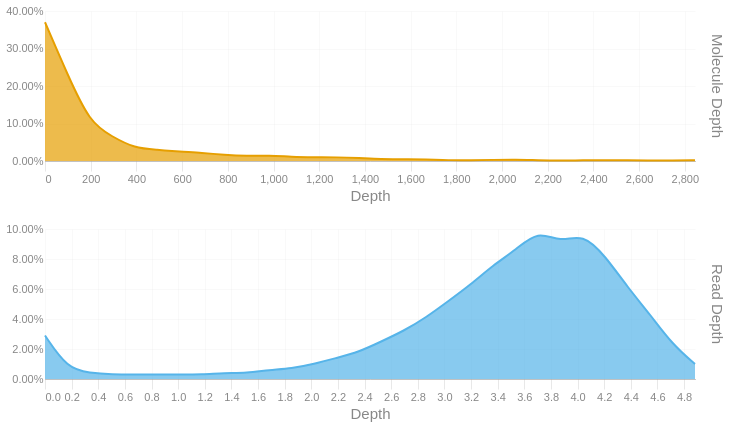

Notebook cell for this chart:
### Code cell
readdep = depth_hist(tb['Read Depth'], q99, 3)
readdep = readdep.with_columns(pl.lit('Read Depth').alias('Metric'))
if not SKIPLR:
    moldep = depth_hist(tb['Molecule Depth'], mol_q99, 1)
    moldep = moldep.with_columns(pl.lit('Molecule Depth').alias('Metric'))
    _hist = pl.concat([readdep, moldep])
    _hist = _hist.filter(pl.col('Proportion') != 0)
    with SafeRender(_hist):
        (
            alt.Chart(_hist)        
            .mark_area(interpolate = "basis")
            .encode(
                x=alt.X('Bin:Q').scale(domainMin=0).axis(alt.Axis(title='Depth')),
                y = alt.Y('Proportion:Q', title = None).axis(format = '.2%'),
                color = alt.Color('Metric:N').legend(None),
                row = alt.Row("Metric:N").header(title = None, labelOrient = 'right'),
                tooltip = [
                    alt.Tooltip("Metric:N", title = "Metric"),
                    alt.Tooltip('Interval:N', title = "Depth Interval"),
                    alt.Tooltip('Proportion:Q', title = "% Alignments").format('.2%')
                ]
            )
            .resolve_scale(x='independent', y='independent')
            .properties(
                height = 150, width = 650,
                usermeta={'embedOptions': {'downloadFileName': f'{samplename}.depth.hist'}}
            )
        ).display()
else:
    readdep = readdep.filter(pl.col('Proportion') != 0)
    with SafeRender(readdep):
        (
            alt.Chart(readdep)        
            .mark_area(interpolate = "basis")
            .encode(
                x=alt.X('Bin:Q').scale(domainMin=0).axis(alt.Axis(title='Depth')),
                y = alt.Y('Proportion:Q', title = None).axis(format = '.2%'),
                tooltip = [
                    alt.Tooltip('Interval:N', title = "Depth Interval"),
                    alt.Tooltip('Proportion:Q', title = "% Alignments").format('.2%')
                ]
            )
            .properties(
                usermeta={'embedOptions': {'downloadFileName': f'{samplename}.depth.hist'}}
            )
        ).display()

### Figure 1 — Vega-Lite specification as saved in the notebook (floating-point values rounded to 4 significant figures)
{"width": 650, "height": 150, "config": {"title": {"anchor": "start", "dy": -15, "fontSize": 18, "color": "#888888", "subtitleColor": "#888888", "subtitleFontSize": 14}, "arc": {"fill": "#0072B2"}, "axis": {"domainColor": "#888888", "domainWidth": 0.5, "gridWidth": 0.2, "grid": false, "titleFontWeight": 400, "titleFontSize": 15, "labelFontSize": 11, "labelColor": "#888888", "tickColor": "#888888", "tickWidth": 0.2, "titleColor": "#888888"}, "axisBand": {"grid": false}, "axisX": {"grid": true, "tickSize": 10, "domainCap": "round"}, "axisY": {"domain": false, "grid": true, "tickSize": 0, "domainCap": "round"}, "background": "transparent", "header": {"labelFontSize": 15, "labelColor": "#888888", "titleFontSize": 15, "titleFontWeight": 600, "titleColor": "#888888"}, "legend": {"labelFont": "sans-serif", "labelFontSize": 12, "labelColor": "#888888", "symbolSize": 100, "symbolType": "circle", "titleFontSize": 12, "titlePadding": 10, "titleColor": "#888888", "title": null}, "range": {"category": ["#E69F00", "#56B4E9", "#009E73", "#F0E442", "#0072B2", "#D55E00", "#CC79A7", "#000000"], "diverging": ["#cfe8f3", "#a2d4ec", "#73bfe2", "#46abdb", "#1696d2", "#12719e"]}, "area": {"fill": "#0072B2", "fillOpacity": 0.7, "line": true, "strokeOpacity": 0.7}, "line": {"color": "#0072B2", "stroke": "#0072B2", "strokeWidth": 2}, "trail": {"color": "#0072B2", "stroke": "#0072B2", "strokeWidth": 0, "size": 1}, "point": {"filled": true, "fillOpacity": 1.0, "size": 95}, "text": {"color": "#888888", "fontSize": 11, "align": "right", "fontWeight": 400, "size": 11}, "bar": {"fill": "#0072B2", "stroke": null}, "view": {"stroke": null, "continuousWidth": 660, "continuousHeight": 400}}, "data": {"name": "data-294200729afeae19b578df8c8925a709"}, "mark": {"type": "area", "interpolate": "basis"}, "encoding": {"color": {"field": "Metric", "legend": null, "type": "nominal"}, "row": {"field": "Metric", "header": {"title": null, "labelOrient": "right"}, "type": "nominal"}, "tooltip": [{"field": "Metric", "title": "Metric", "type": "nominal"}, {"field": "Interval", "title": "Depth Interval", "type": "nominal"}, {"field": "Proportion", "format": ".2%", "title": "% Alignments", "type": "quantitative"}], "x": {"axis": {"title": "Depth"}, "field": "Bin", "scale": {"domainMin": 0}, "type": "quantitative"}, "y": {"axis": {"format": ".2%"}, "field": "Proportion", "title": null, "type": "quantitative"}}, "resolve": {"scale": {"x": "independent", "y": "independent"}}, "usermeta": {"embedOptions": {"downloadFileName": "S3_Annapolis_039.depth.hist"}}, "$schema": "https://vega.github.io/schema/vega-lite/v6.1.0.json", "datasets": {"data-294200729afeae19b578df8c8925a709": [{"Bin": 0.0, "Interval": "0.0-0.168", "Proportion": 0.029, "Metric": "Read Depth"}, {"Bin": 0.168, "Interval": "0.168-0.337", "Proportion": 0.007, "Metric": "Read Depth"}, {"Bin": 0.337, "Interval": "0.337-0.505", "Proportion": 0.004, "Metric": "Read Depth"}, {"Bin": 0.505, "Interval": "0.505-0.673", "Proportion": 0.003, "Metric": "Read Depth"}, {"Bin": 0.673, "Interval": "0.673-0.842", "Proportion": 0.003, "Metric": "Read Depth"}, {"Bin": 0.842, "Interval": "0.842-1.01", "Proportion": 0.003, "Metric": "Read Depth"}, {"Bin": 1.01, "Interval": "1.01-1.178", "Proportion": 0.003, "Metric": "Read Depth"}, {"Bin": 1.178, "Interval": "1.178-1.347", "Proportion": 0.003, "Metric": "Read Depth"}, {"Bin": 1.347, "Interval": "1.347-1.515", "Proportion": 0.004, "Metric": "Read Depth"}, {"Bin": 1.515, "Interval": "1.515-1.683", "Proportion": 0.004, "Metric": "Read Depth"}, {"Bin": 1.683, "Interval": "1.683-1.852", "Proportion": 0.006, "Metric": "Read Depth"}, {"Bin": 1.852, "Interval": "1.852-2.02", "Proportion": 0.007, "Metric": "Read Depth"}, {"Bin": 2.02, "Interval": "2.02-2.188", "Proportion": 0.01, "Metric": "Read Depth"}, {"Bin": 2.188, "Interval": "2.188-2.357", "Proportion": 0.014, "Metric": "Read Depth"}, {"Bin": 2.357, "Interval": "2.357-2.525", "Proportion": 0.018, "Metric": "Read Depth"}, {"Bin": 2.525, "Interval": "2.525-2.693", "Proportion": 0.025, "Metric": "Read Depth"}, {"Bin": 2.693, "Interval": "2.693-2.862", "Proportion": 0.032, "Metric": "Read Depth"}, {"Bin": 2.862, "Interval": "2.862-3.03", "Proportion": 0.041, "Metric": "Read Depth"}, {"Bin": 3.03, "Interval": "3.03-3.198", "Proportion": 0.052, "Metric": "Read Depth"}, {"Bin": 3.198, "Interval": "3.198-3.367", "Proportion": 0.063, "Metric": "Read Depth"}, {"Bin": 3.367, "Interval": "3.367-3.535", "Proportion": 0.076, "Metric": "Read Depth"}, {"Bin": 3.535, "Interval": "3.535-3.703", "Proportion": 0.086, "Metric": "Read Depth"}, {"Bin": 3.703, "Interval": "3.703-3.872", "Proportion": 0.099, "Metric": "Read Depth"}, {"Bin": 3.872, "Interval": "3.872-4.04", "Proportion": 0.091, "Metric": "Read Depth"}, {"Bin": 4.04, "Interval": "4.04-4.208", "Proportion": 0.097, "Metric": "Read Depth"}, {"Bin": 4.208, "Interval": "4.208-4.377", "Proportion": 0.082, "Metric": "Read Depth"}, {"Bin": 4.377, "Interval": "4.377-4.545", "Proportion": 0.061, "Metric": "Read Depth"}, {"Bin": 4.545, "Interval": "4.545-4.713", "Proportion": 0.043, "Metric": "Read Depth"}, {"Bin": 4.713, "Interval": "4.713-4.882", "Proportion": 0.023, "Metric": "Read Depth"}, {"Bin": 4.882, "Interval": "4.882-5.05", "Proportion": 0.01, "Metric": "Read Depth"}, {"Bin": 0.0, "Interval": "0.0-98.1", "Proportion": 0.37, "Metric": "Molecule Depth"}, {"Bin": 98.1, "Interval": "98.1-196.2", "Proportion": 0.231, "Metric": "Molecule Depth"}, {"Bin": 196.2, "Interval": "196.2-294.3", "Proportion": 0.102, "Metric": "Molecule Depth"}, {"Bin": 294.3, "Interval": "294.3-392.3", "Proportion": 0.065, "Metric": "Molecule Depth"}, {"Bin": 392.3, "Interval": "392.3-490.4", "Proportion": 0.034, "Metric": "Molecule Depth"}, {"Bin": 490.4, "Interval": "490.4-588.5", "Proportion": 0.03, "Metric": "Molecule Depth"}, {"Bin": 588.5, "Interval": "588.5-686.6", "Proportion": 0.025, "Metric": "Molecule Depth"}, {"Bin": 686.6, "Interval": "686.6-784.7", "Proportion": 0.022, "Metric": "Molecule Depth"}, {"Bin": 784.7, "Interval": "784.7-882.8", "Proportion": 0.016, "Metric": "Molecule Depth"}, {"Bin": 882.8, "Interval": "882.8-980.9", "Proportion": 0.013, "Metric": "Molecule Depth"}, {"Bin": 980.9, "Interval": "980.9-1078.9", "Proportion": 0.015, "Metric": "Molecule Depth"}, {"Bin": 1079.0, "Interval": "1078.9-1177.0", "Proportion": 0.011, "Metric": "Molecule Depth"}, {"Bin": 1177.0, "Interval": "1177.0-1275.1", "Proportion": 0.01, "Metric": "Molecule Depth"}, {"Bin": 1275.0, "Interval": "1275.1-1373.2", "Proportion": 0.01, "Metric": "Molecule Depth"}, {"Bin": 1373.0, "Interval": "1373.2-1471.3", "Proportion": 0.008, "Metric": "Molecule Depth"}, {"Bin": 1471.0, "Interval": "1471.3-1569.4", "Proportion": 0.005, "Metric": "Molecule Depth"}, {"Bin": 1569.0, "Interval": "1569.4-1667.5", "Proportion": 0.005, "Metric": "Molecule Depth"}, {"Bin": 1668.0, "Interval": "1667.5-1765.5", "Proportion": 0.004, "Metric": "Molecule Depth"}, {"Bin": 1766.0, "Interval": "1765.5-1863.6", "Proportion": 0.002, "Metric": "Molecule Depth"}, {"Bin": 1864.0, "Interval": "1863.6-1961.7", "Proportion": 0.002, "Metric": "Molecule Depth"}, {"Bin": 1962.0, "Interval": "1961.7-2059.8", "Proportion": 0.003, "Metric": "Molecule Depth"}, {"Bin": 2060.0, "Interval": "2059.8-2157.9", "Proportion": 0.004, "Metric": "Molecule Depth"}, {"Bin": 2158.0, "Interval": "2157.9-2256.0", "Proportion": 0.002, "Metric": "Molecule Depth"}, {"Bin": 2256.0, "Interval": "2256.0-2354.1", "Proportion": 0.001, "Metric": "Molecule Depth"}, {"Bin": 2354.0, "Interval": "2354.1-2452.2", "Proportion": 0.002, "Metric": "Molecule Depth"}, {"Bin": 2452.0, "Interval": "2452.2-2550.2", "Proportion": 0.002, "Metric": "Molecule Depth"}, {"Bin": 2550.0, "Interval": "2550.2-2648.3", "Proportion": 0.002, "Metric": "Molecule Depth"}, {"Bin": 2648.0, "Interval": "2648.3-2746.4", "Proportion": 0.001, "Metric": "Molecule Depth"}, {"Bin": 2746.0, "Interval": "2746.4-2844.5", "Proportion": 0.001, "Metric": "Molecule Depth"}, {"Bin": 2844.0, "Interval": "2844.5-2942.58", "Proportion": 0.002, "Metric": "Molecule Depth"}]}}
